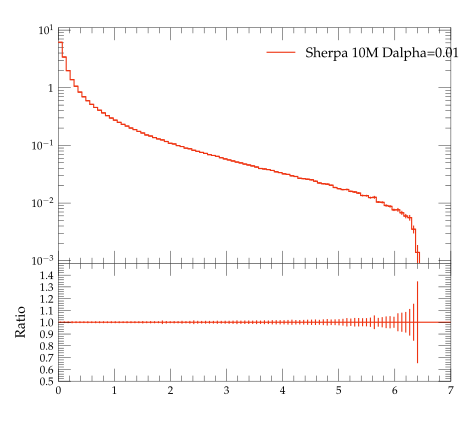

Source code (Python):
#! /usr/bin/env python

# This Python script was auto-generated using YODA v2.0.0.
# Analysis object: /evtb/inc_tjb_pt
# Timestamp: 13-04-2024 (01:44:13)

import matplotlib as mpl
import matplotlib.pyplot as plt
mpl.use('Agg') # comment out for interactive use
import os
import numpy as np

plotDir = os.path.split(os.path.realpath(__file__))[0]
if 'YODA_USER_PLOT_PATH' in globals():
    plot_outdir = globals()['YODA_USER_PLOT_PATH']
else:
    plot_outdir = plotDir

#plot style
plt.style.use(os.path.join(plotDir, '../default.mplstyle'))
# plot metadata
figW, figH = plt.rcParams['figure.figsize']
ax_xLabel = r''
ax_yLabel = r''
ax_title  = r''
ax_xScale = 'linear'
ax_yScale = 'log'
xLims = (0.0, 7.0)
yLims = (0.0009000000000000001, 11.0)

# TeX-friendly labels for the legend
labels = [ r"Sherpa 10M Dalpha=0.01" ]

# Create figure and axis objects
fig, (ax, ratio0_ax) = plt.subplots(2, 1, sharex=True,
                  figsize=(figW,figH), gridspec_kw={'height_ratios': (2, 1)})
ratio0_ax.yaxis.set_major_locator(mpl.ticker.MultipleLocator(0.1))
ratio0_ax.set_ylim(0.5, 1.4999)
ratio0_ax.set_ylabel('Ratio')

# LineColor map: curve index -> color
linecolors = {0: '#EE3311'}
# the numerical data is stored in a separate file
dataf = dict()
prefix = os.path.split(__file__)[0]
if prefix:    prefix = prefix + '/'
exec(open(prefix+'inc_tjb_pt__data.py').read(), dataf)


legend_handles = [] # keep track of handles for the legend

# style options for curves
# starts at zorder>=5 to draw curve on top of legend
styles = {
  'curve0': {
    'color' : linecolors[0],
    'linestyle' : '-',
    'marker' : 'o',
    'zorder' : 5,
    'histstyle' : True,
  },
}
# curve from input yoda files in main panel
for label in dataf['yvals'].keys():
    if all(np.isnan(v) for v in dataf['yvals'][label]):
        continue
    tmp = None
    if styles[label]['histstyle']: # draw as histogram
        tmp, = ax.plot(dataf['xedges'], dataf['yedges'][label],
                       color=styles[label]['color'],
                       linestyle=styles[label]['linestyle'],
                       drawstyle='steps-pre', solid_joinstyle='miter',
                       zorder=styles[label]['zorder'], label=label)
        ax.errorbar(dataf['xpoints'], dataf['yvals'][label], color=styles[label]['color'],
                    xerr=dataf['xerrs'], yerr=[dataf['ydowns'][label], dataf['yups'][label]],
                    linestyle='none', zorder=styles[label]['zorder'])
    else: # draw as scatter
        tmp = ax.errorbar(dataf['xpoints'], dataf['yvals'][label],
                          xerr=dataf['xerrs'],
                          yerr=[ dataf['ydowns'][label],
                          dataf['yups'][label] ],
                          fmt=styles[label]['marker'],
                          ecolor=styles[label]['color'],
                          color=styles[label]['color'], zorder=2)
        tmp[-1][0].set_linestyle(styles[label]['linestyle'])
    legend_handles += [tmp]
    for varLabel in dataf['variation_yvals'].keys():
        if varLabel.startswith(label):
            tmp, = ax.plot(dataf['xedges'], dataf['variation_yvals'][varLabel],
                           color=styles[label]['color'],
                           linestyle=styles[label]['linestyle'],
                           drawstyle='steps-pre', solid_joinstyle='miter',
                           zorder=styles[label]['zorder'], alpha=0.5)


# plots on ratio panel
# curve from input yoda files in ratio panel
for label, yvals in dataf['ratio0_yvals'].items():
    if all(np.isnan(v) for v in yvals):
        continue
    if styles[label]['histstyle']: # plot as histogram
        ratio0_ax.plot(dataf['xedges'], yvals,
                       color=styles[label]['color'],
                       linestyle=styles[label]['linestyle'],
                       drawstyle='steps-pre', zorder=1,
                       solid_joinstyle='miter')
        ratio0_ax.vlines(dataf['xpoints'],
                         dataf['ratio0_ymin'][label],
                         dataf['ratio0_ymax'][label],
                         color=styles[label]['color'], zorder=1)
    else: # plot as scatter
        tmp = ratio0_ax.errorbar(dataf['xpoints'],
                                 yvals, xerr=dataf['xerrs'],
                                 yerr=dataf['ratio0_yerrs'][label],
                                 fmt=styles[label]['marker'],
                                 ecolor=styles[label]['color'],
                                 color=styles[label]['color'])
        tmp[-1][0].set_linestyle(styles[label]['linestyle'])

    for varlabel in dataf['ratio0_variation_vals'].keys():
        if varlabel.startswith(label):
            ratio0_ax.plot(dataf['xedges'],
                            dataf['ratio0_variation_vals'][varlabel],
                            color=styles[label]['color'],
                            linestyle=styles[label]['linestyle'],
                            drawstyle='steps-pre', solid_joinstyle='miter',
                            zorder=1, alpha=0.5)

legend_pos = (0.5, 0.97)
ax.legend(legend_handles, labels, loc='upper left', bbox_to_anchor=legend_pos)

# set plot metadata as defined above
ratio0_ax.set_xlabel(ax_xLabel)
ratio0_ax.xaxis.set_label_coords(1., -.15)
ax.set_ylabel(ax_yLabel, loc='top')
ax.set_title(ax_title, loc='left')
ax.set_xscale(ax_xScale)
ax.set_yscale(ax_yScale)
ax.set_xlim(xLims)
ax.set_ylim(yLims)

# tick formatting
plt.rcParams['xtick.top'] = True
plt.rcParams['ytick.right'] = True
ax.yaxis.set_major_locator(mpl.ticker.LogLocator(base=10.0, numticks=np.inf))
ax.yaxis.set_minor_locator(mpl.ticker.LogLocator(
                           base=10.0, subs=np.arange(0.1, 1, 0.1), numticks=np.inf))
fig.align_ylabels((ax, ratio0_ax))
plt.savefig(os.path.join(plot_outdir, 'inc_tjb_pt.pdf'), format='PDF')
plt.savefig(os.path.join(plot_outdir, 'inc_tjb_pt.png'), format='PNG')

plt.close(fig)
